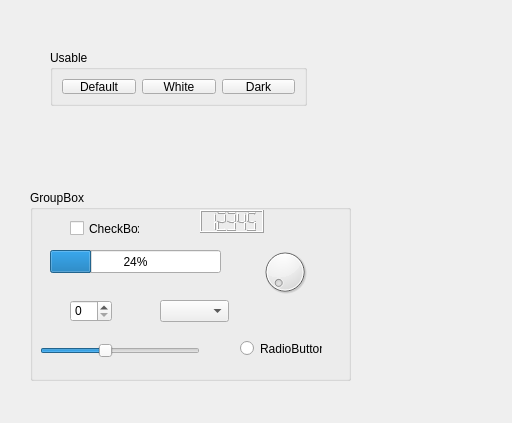
<?xml version="1.0" encoding="UTF-8"?>
<ui version="4.0">
 <class>MainWindow</class>
 <widget class="QMainWindow" name="MainWindow">
  <property name="geometry">
   <rect>
    <x>0</x>
    <y>0</y>
    <width>512</width>
    <height>423</height>
   </rect>
  </property>
  <property name="windowTitle">
   <string>MainWindow</string>
  </property>
  <widget class="QWidget" name="centralwidget">
   <widget class="QGroupBox" name="groupBox">
    <property name="geometry">
     <rect>
      <x>30</x>
      <y>190</y>
      <width>321</width>
      <height>191</height>
     </rect>
    </property>
    <property name="title">
     <string>GroupBox</string>
    </property>
    <widget class="QCheckBox" name="checkBox">
     <property name="geometry">
      <rect>
       <x>40</x>
       <y>30</y>
       <width>70</width>
       <height>17</height>
      </rect>
     </property>
     <property name="text">
      <string>CheckBox</string>
     </property>
    </widget>
    <widget class="QProgressBar" name="progressBar">
     <property name="geometry">
      <rect>
       <x>20</x>
       <y>60</y>
       <width>171</width>
       <height>23</height>
      </rect>
     </property>
     <property name="value">
      <number>24</number>
     </property>
     <property name="alignment">
      <set>Qt::AlignCenter</set>
     </property>
    </widget>
    <widget class="QLCDNumber" name="lcdNumber">
     <property name="geometry">
      <rect>
       <x>170</x>
       <y>20</y>
       <width>64</width>
       <height>23</height>
      </rect>
     </property>
     <property name="intValue" stdset="0">
      <number>12345</number>
     </property>
    </widget>
    <widget class="QSpinBox" name="spinBox">
     <property name="geometry">
      <rect>
       <x>40</x>
       <y>110</y>
       <width>42</width>
       <height>22</height>
      </rect>
     </property>
    </widget>
    <widget class="QComboBox" name="comboBox">
     <property name="geometry">
      <rect>
       <x>130</x>
       <y>110</y>
       <width>69</width>
       <height>22</height>
      </rect>
     </property>
    </widget>
    <widget class="QDial" name="dial">
     <property name="geometry">
      <rect>
       <x>230</x>
       <y>50</y>
       <width>50</width>
       <height>64</height>
      </rect>
     </property>
    </widget>
    <widget class="QSlider" name="horizontalSlider">
     <property name="geometry">
      <rect>
       <x>10</x>
       <y>150</y>
       <width>160</width>
       <height>22</height>
      </rect>
     </property>
     <property name="maximum">
      <number>10</number>
     </property>
     <property name="value">
      <number>4</number>
     </property>
     <property name="orientation">
      <enum>Qt::Horizontal</enum>
     </property>
    </widget>
    <widget class="QRadioButton" name="radioButton">
     <property name="geometry">
      <rect>
       <x>210</x>
       <y>150</y>
       <width>82</width>
       <height>17</height>
      </rect>
     </property>
     <property name="text">
      <string>RadioButton</string>
     </property>
    </widget>
   </widget>
   <widget class="QGroupBox" name="groupBox_2">
    <property name="geometry">
     <rect>
      <x>50</x>
      <y>50</y>
      <width>257</width>
      <height>56</height>
     </rect>
    </property>
    <property name="title">
     <string>Usable</string>
    </property>
    <layout class="QHBoxLayout" name="horizontalLayout">
     <item>
      <widget class="QPushButton" name="pushButton_default">
       <property name="text">
        <string>Default</string>
       </property>
      </widget>
     </item>
     <item>
      <widget class="QPushButton" name="pushButton_white">
       <property name="text">
        <string>White</string>
       </property>
      </widget>
     </item>
     <item>
      <widget class="QPushButton" name="pushButton_dark">
       <property name="text">
        <string>Dark</string>
       </property>
      </widget>
     </item>
    </layout>
   </widget>
  </widget>
 </widget>
 <resources/>
 <connections/>
</ui>
